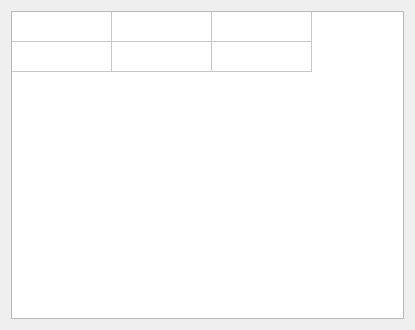
<?xml version="1.0" encoding="UTF-8"?>
<ui version="4.0">
 <class>SSMenuWindowClass</class>
 <widget class="QDialog" name="SSMenuWindowClass">
  <property name="windowModality">
   <enum>Qt::WindowModal</enum>
  </property>
  <property name="geometry">
   <rect>
    <x>0</x>
    <y>0</y>
    <width>415</width>
    <height>330</height>
   </rect>
  </property>
  <property name="sizePolicy">
   <sizepolicy hsizetype="Fixed" vsizetype="Fixed">
    <horstretch>0</horstretch>
    <verstretch>0</verstretch>
   </sizepolicy>
  </property>
  <property name="minimumSize">
   <size>
    <width>415</width>
    <height>330</height>
   </size>
  </property>
  <property name="maximumSize">
   <size>
    <width>415</width>
    <height>330</height>
   </size>
  </property>
  <property name="font">
   <font>
    <family>宋体</family>
   </font>
  </property>
  <property name="focusPolicy">
   <enum>Qt::StrongFocus</enum>
  </property>
  <property name="contextMenuPolicy">
   <enum>Qt::NoContextMenu</enum>
  </property>
  <property name="windowTitle">
   <string>功能菜单</string>
  </property>
  <property name="modal">
   <bool>true</bool>
  </property>
  <layout class="QVBoxLayout" name="verticalLayout">
   <item>
    <widget class="QTableWidget" name="FunctionTableWidget">
     <property name="font">
      <font>
       <family>宋体</family>
       <pointsize>10</pointsize>
       <weight>50</weight>
       <bold>false</bold>
      </font>
     </property>
     <property name="editTriggers">
      <set>QAbstractItemView::NoEditTriggers</set>
     </property>
     <property name="iconSize">
      <size>
       <width>96</width>
       <height>128</height>
      </size>
     </property>
     <property name="showGrid">
      <bool>true</bool>
     </property>
     <property name="gridStyle">
      <enum>Qt::SolidLine</enum>
     </property>
     <property name="rowCount">
      <number>2</number>
     </property>
     <property name="columnCount">
      <number>3</number>
     </property>
     <attribute name="horizontalHeaderVisible">
      <bool>false</bool>
     </attribute>
     <attribute name="horizontalHeaderHighlightSections">
      <bool>false</bool>
     </attribute>
     <attribute name="verticalHeaderVisible">
      <bool>false</bool>
     </attribute>
     <attribute name="verticalHeaderHighlightSections">
      <bool>false</bool>
     </attribute>
     <row/>
     <row/>
     <column/>
     <column/>
     <column/>
    </widget>
   </item>
  </layout>
 </widget>
 <layoutdefault spacing="6" margin="11"/>
 <resources/>
 <connections/>
</ui>
